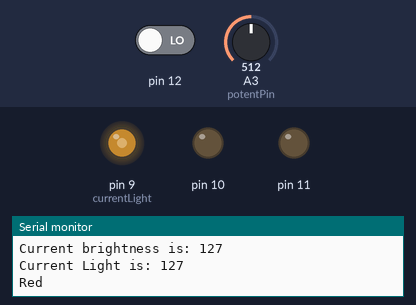
The sketch below on a simulated Arduino Uno, built with avr-gcc and run on an emulated ATmega328P. Shown: output pins drawn as LEDs (lit = HIGH), the last lines printed to the serial monitor. The test bench sets the inputs (shaded band); at power-on: pin 12 LOW, A3 (potentPin) = 512.

Above: at 1.2 s.
1.3 s: pin 12 driven HIGH
At 2.6 s:
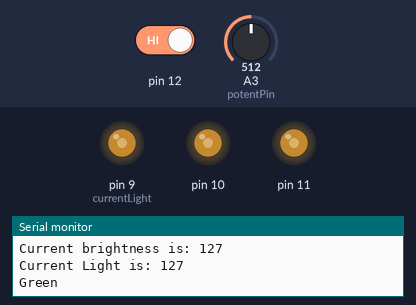
2.9 s: A3 (potentPin) set to 43
At 4.3 s:
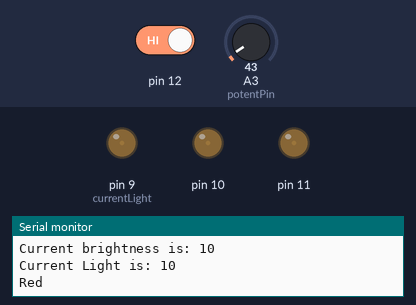
4.6 s: A3 (potentPin) set to 36
At 4.79 s:
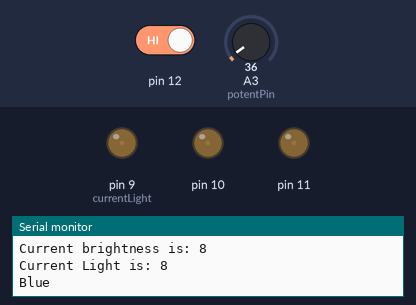
7.6 s: A3 (potentPin) set to 306
At 9.0 s:
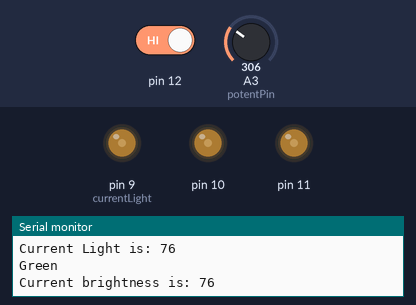
9.3 s: A3 (potentPin) set to 0
At 9.52 s:
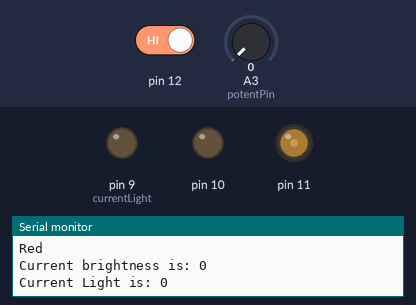
11.0 s: A3 (potentPin) set to 3
12.5 s: A3 (potentPin) set to 6
At 13.2 s:
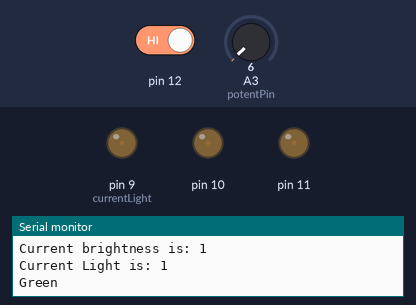
Timing chart, 0 to 15.3 s (numbered marks = the images above; inputs shaded):
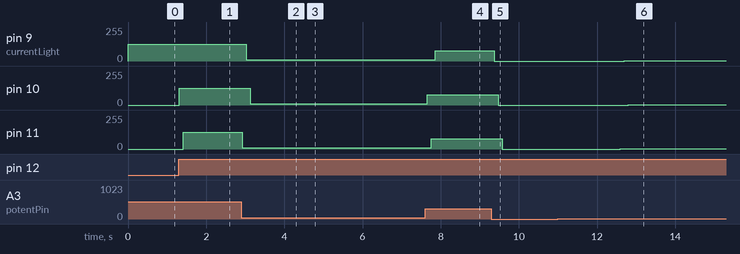

Measured:
- the behaviour switches between 4 and 5 on A3 (potentPin) (found by bisection; images 5 and 6)
- after the input at 1.3 s, pin 10: 0/255 → 127/255 at once; pin 11: 0/255 → 127/255 after 0.11 s
- after the input at 2.9 s, pin 9 (currentLight): 127/255 → 10/255 after 0.13 s; pin 10: 127/255 → 10/255 after 0.23 s; pin 11: 127/255 → 10/255 at once
- after the input at 4.6 s, pin 9 (currentLight): 10/255 → 8/255 after 0.24 s; pin 10: 10/255 → 8/255 at once; pin 11: 10/255 → 8/255 after 0.14 s
- after the input at 7.6 s, pin 9 (currentLight): 8/255 → 76/255 after 0.26 s; pin 10: 8/255 → 76/255 after 0.06 s; pin 11: 8/255 → 76/255 after 0.16 s
- after the input at 9.3 s, pin 9 (currentLight): 76/255 → 0/255 after 0.08 s; pin 10: 76/255 → 0/255 after 0.18 s; pin 11: 76/255 → 0/255 after 0.28 s
- after the input at 12.5 s, pin 9 (currentLight): 0/255 → 1/255 after 0.20 s; pin 10: 0/255 → 1/255 after 0.30 s; pin 11: 0/255 → 1/255 after 0.10 s

The sketch:

1.10.4_Get_Funky_With_It.ino
```cpp
// Unit 1 Digital Sandbox
// Tutorial 1.10 Do the Analog Slide!

// Change the program so that the button cycles through which color is on the RGB LED (pins 9-11), and the potentiometer adjusts the brightness of whichever pin is active.
// The monitor should print the active color and current brightness.

int potentPin = 3, potentRead, currentBright, currentLight = 9;

void setup() {
  pinMode(potentPin, INPUT);
  pinMode(12, INPUT);

  pinMode(9, OUTPUT);
  pinMode(10, OUTPUT);
  pinMode(11, OUTPUT);

  Serial.begin(9600);
}

void loop() {
  if (digitalRead(12) == HIGH){
    currentLight += 1;
  }

  if (currentLight == 12){
    currentLight = 9;
  }

  potentRead = analogRead(potentPin);
  currentBright = map(potentRead, 0, 1023, 0, 255);

  Serial.print("Current brightness is: ");
  Serial.println(currentBright);

  Serial.print("Current Light is: ");
  Serial.println(currentBright);

  if (currentLight == 9){
    Serial.println("Red");
  }

  if (currentLight == 10){
    Serial.println("Green");
  }

  if (currentLight == 11){
    Serial.println("Blue");
  }

  analogWrite(currentLight, currentBright);

  delay(100);
}
```
